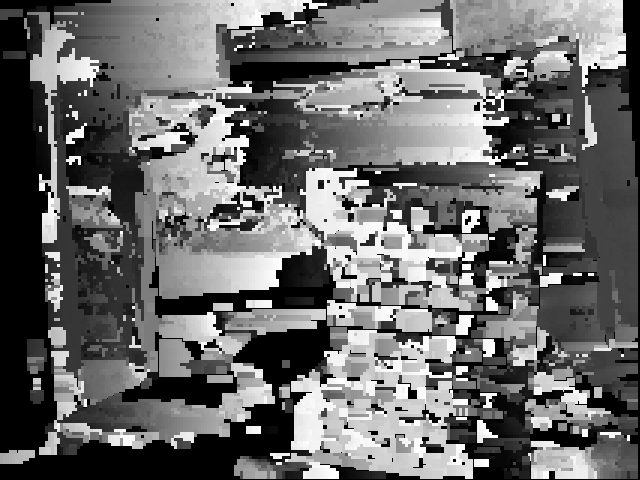
#> input picture subpix/gray.png, 640 x 480 px
$ python template_matching_subpix.py
#> lines starting #> are read from the running program, lines starting #| are printed output that depends on the picture
### zncc/plot.py
import numpy as np
import matplotlib.pyplot as plt
from mpl_toolkits.mplot3d import Axes3D
import cv2


def plot_3d():
    x = []
    y = []
    z = []
    x.append(1)
    y.append(1)
    z.append(1)
    img = cv2.imread("gray.png",0)
#> img is the input picture: shape (480, 640); min 0, max 255, mean 106.7
    cv2.imshow("stereo",img)
    #img *=255
    kernel = np.ones((5,5),np.uint8)
    mor = cv2.morphologyEx(img,cv2.MORPH_CLOSE,kernel)
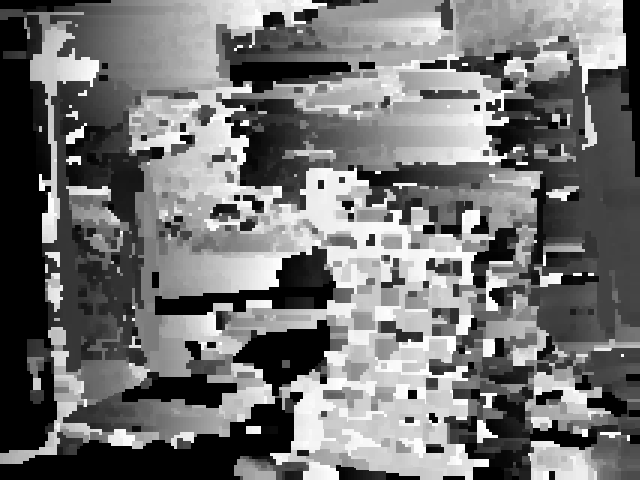
#> mor: shape (480, 640); min 0, max 255, mean 114.1
    mor = cv2.morphologyEx(mor,cv2.MORPH_OPEN,kernel)
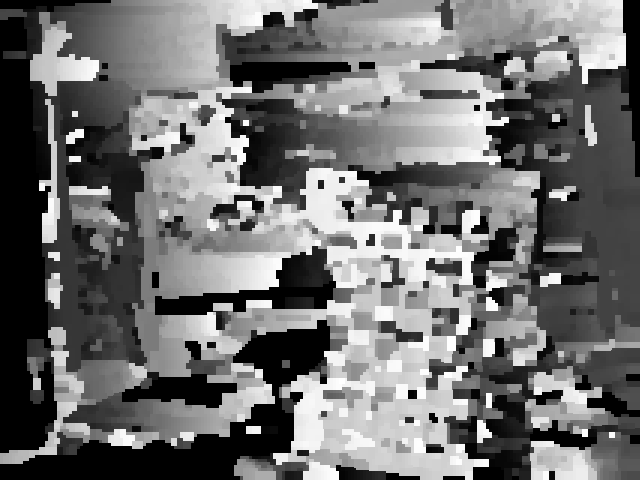
#> mor: shape (480, 640); min 0, max 255, mean 111.2
    cv2.imshow("mor",mor)
    cv2.waitKey(0)
    h, w = img.shape[:2]
#> h = 480; w = 640
    img_array = np.array(mor,dtype=np.float32)
    for i in range(0,h):
        for j in range(0,w):
            if img_array[i][j] == 0:
                continue
            if img_array[i][j] > 180:
                t_z = (663*262)/img_array[i][j]
                t_x = (328-j)*t_z/663
                t_y = (i-245)*t_z/661

                y.append(t_x)
                x.append(t_y)
                z.append(t_z)
#> after the loop, x = 82571 items; y = 82571 items; z = 82571 items

    fig = plt.figure()
    print("x={0}".format(len(x)))
#| x=82571
    print("x={0}".format(len(y)))
#| x=82571
    print("x={0}".format(len(z)))
#| x=82571
    ax = Axes3D(fig)
    ax.plot(x,y,z,"o",color="#00cccc",ms=0.4,mew=0.5)
    #ax.scatter3D(x,y,z)

    ax.set_xlabel("y")
    ax.set_ylabel("x")
    ax.set_zlabel("z")
    plt.show()
    return
plot_3d()

### subpix/template_matching_subpix.py
import numpy as np
import datetime
import cv2
import sys
import time
from RANSAC import ransac
from plot import plot_3d
m = 18

# [113 lines left out: functions RANSAC, SSD, ZNCC, zncc_match, sad_match, read_stereo_img and 1 more, not called in this run]

def plot():
    pos = np.load("stereo_match.npy")
    return plot_3d(pos)


# [12 lines left out: function main, not called in this run]


if __name__=="__main__":
    if len(sys.argv) == 1:
        print("no imput key")
        exit()
#> (the program exits here)
